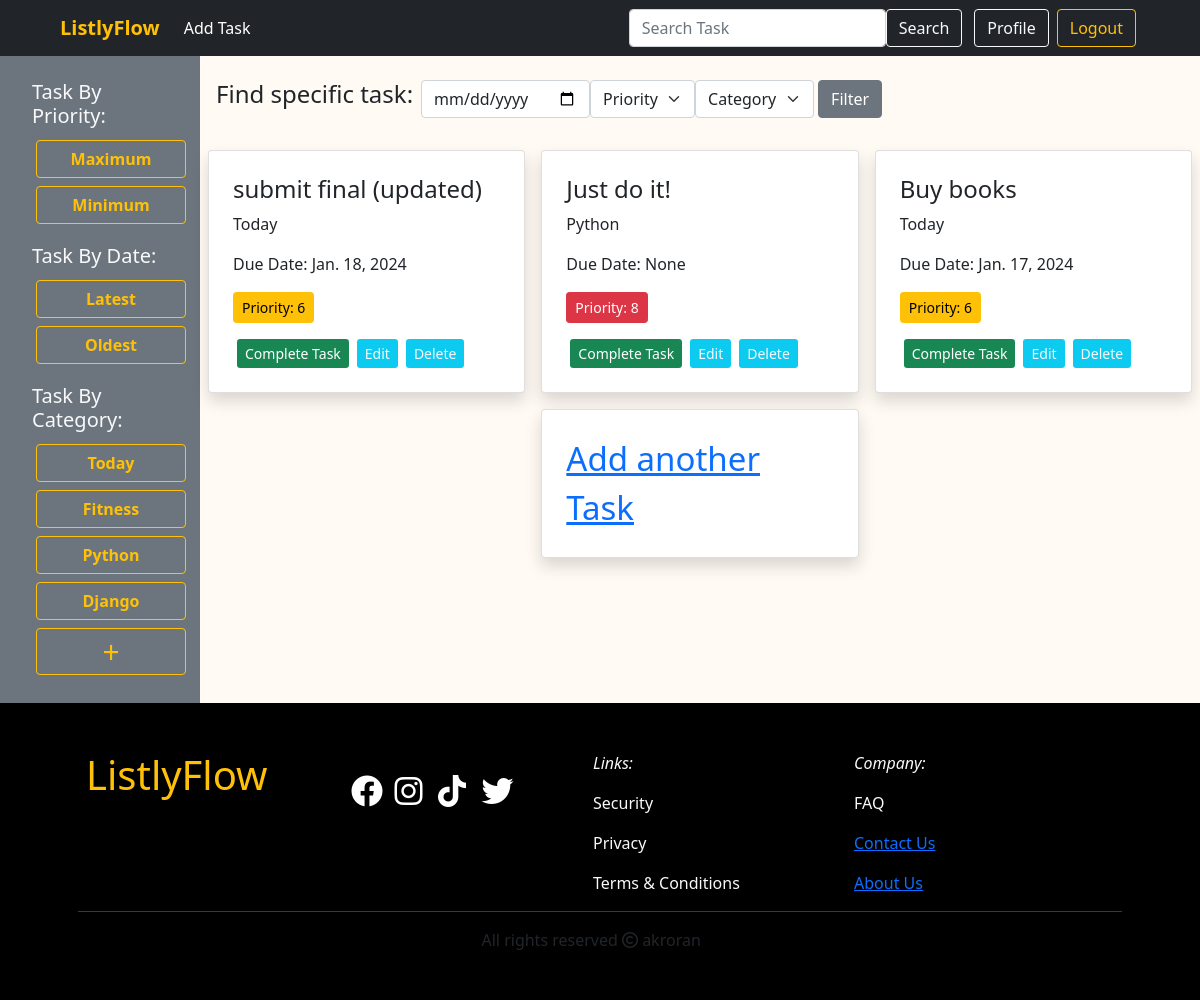
Page / (signed in) on the committed database.
### task/models.py (models this page shows, shortened)
class Category(models.Model):
    name = models.CharField(max_length=30)
    slug = AutoSlugField(populate_from='name', editable=True, always_update=True)
    def __str__(self):
        return self.name
    class Meta:
        verbose_name_plural = "Categories"

class Task(models.Model):
    title = models.CharField(max_length=250)
    description = models.TextField(blank=True, null=True)
    status = models.BooleanField(default=False)
    due_date = models.DateField(null=True, blank=True)
    priority = models.IntegerField(default=1, choices = [(0,'0'),(1,'1'),(2,'2'),(3,'3'),(4,'4'),(5,'5'),(6,'6'),(7,'7'),(8,'8')])
    category = models.ForeignKey(Category, on_delete=models.CASCADE,related_name='tasks')
    user = models.ForeignKey(User, on_delete=models.CASCADE, related_name='tasks')

### listlyflow/views.py (the view, shortened to what this page needs)
# urls.py: path('', views.home, name='home'),
def home(request, slug = None):
    form = TaskFilterForm()
    search = request.GET.get('search')
    if request.user.is_authenticated:
        user = request.user
        if slug is not None:
            category = Category.objects.get(slug=slug)
            data = Task.objects.filter(category=category, user=user).order_by('status')
        else:
            data = Task.objects.filter(user=user).order_by('status')
    else :
        data = {}
    categories = Category.objects.all()
    return render(request, 'home.html', {'data': data,'categories': categories, 'form': form})

### task/forms.py
class TaskFilterForm(forms.Form):
    date = forms.DateField(widget=forms.DateInput(attrs={'type': 'date'}), required=False)
    priority = forms.ChoiceField(choices = [( '','Priority'), (0,'0'),(1,'1'),(2,'2'),(3,'3'),(4,'4'),(5,'5'),(6,'6'),(7,'7'),(8,'8')], required=False)
    category = forms.ModelChoiceField(queryset=models.Category.objects.all(), empty_label='Category', required=False)

### templates/home.html (shortened to what this page needs)
{% extends "base.html" %}
{% load static %}
{% block css_link %}
<link rel="stylesheet" href="{% static "css/home.css" %}">
{% endblock css_link %}
{% block content %}
{% load crispy_forms_tags %}
{% if request.user.is_authenticated %}
<div class="d-flex flex-wrap">
  <div class="col-2 bg-secondary text-light p-4">
    <h5 class="text-light mx-2 mb-2">Task By Priority:</h5>
    <div class="ms-2 mb-3">
        <a class="btn btn-outline-warning m-1"
        style="width: 150px; font-weight: 600;"
        href="{% url "sort-priority" True %}">Maximum</a>
        <a class="btn btn-outline-warning m-1"
        style="width: 150px; font-weight: 600;"
        href="{% url "sort-priority" False %}">Minimum</a>
      </div>
    <h5 class="text-light mx-2 mb-2">Task By Date:</h5>
    <div class="ms-2 mb-3">
        <a class="btn btn-outline-warning m-1"
        style="width: 150px; font-weight: 600;"
        href="{% url "sort-date" False %}">Latest</a>
        <a class="btn btn-outline-warning m-1"
        style="width: 150px; font-weight: 600;"
        href="{% url "sort-date" True %}">Oldest</a>
      </div>
    <h5 class="text-light mx-2 mb-2">Task By Category:</h5>
    <div class="ms-2">
        {% for category in categories %}
          <a class="btn btn-outline-warning m-1"
          style="width: 150px; font-weight: 600;"
          href="{% url "sort-category" category.slug %}">{{ category.name }}</a>
          {% endfor %}
        </div>
    <div class="ms-2">
        <a class="btn btn-outline-warning m-1 p-0"
        style="width: 150px; font-weight: 500; font-size: 30px;"
        href="{% url "add-category" %}"> + </a>
  </div>
</div>
  <div class="col-10">
  <div class="d-flex m-3">
    <h4 class="mt-2">Find specific task:</h4>
    <form class="d-flex p-2" action="{% url "filter" %}">
      {% for f in form  %}
      <div>
        {{f}}
      </div>
      {% endfor %}
      <button class="btn btn-secondary mx-1" type="submit">Filter</button>
    </form>
  </div>
    <div
    class="d-flex flex-wrap justify-content-center" >
      {% for task in data %}
          <div class="col-md-4 d-flex align-items-stretch">
            <div class="card p-2 m-2 shadow w-100">
              <div class="card-body">
                <h4> {{task.title}} </h4>
                <p> {{task.category}} </p>
                <p> Due Date: {{task.due_date}} </p>
                {% if task.priority > 6 %}
                <p class="btn btn-sm btn-danger ">Priority: {{task.priority}} </p>
                {% elif task.priority > 4 %}
                <p class="btn btn-sm btn-warning">Priority: {{task.priority}} </p>
                {% else %}
                <p class="btn btn-sm btn-success">Priority: {{task.priority}} </p>
                {% endif %}
                <div class="d-flex ">
                    {% if task.status %}
                    <a class="btn-sm btn-secondary mx-1 text-decoration-none" disabled>Completed</a>
                    {% else %}
                    <a class="btn-sm btn-success mx-1 text-decoration-none" href="{% url "task-done" task.id %}">Complete Task</a>
                    {% endif %}
                    <a class="btn-sm btn-info mx-1 text-light text-decoration-none" href="{% url "edit-task" task.id %}">Edit</a>
                    <a class="btn-sm btn-info mx-1 text-light text-decoration-none" href="{% url "delete-task" task.id %}">Delete</a>
                </div>
              </div>
            </div>
          </div>
      {% endfor %}
      <div class="col-md-4 col-sm-6 d-flex align-items-stretch">
        <div class="card p-2 m-2 shadow w-100">
          <div class="card-body">
            <div class="d-flex align-items-center justify-content-center"
            style="font-size:33px">
                <a href="{% url "add-task" %}">Add another Task</a>
            </div>
          </div>
        </div>
      </div>
      </div>
  </div>
</div>
{% endif %}
{% endblock content %}

### static/css/home.css (style rules this page uses)
body { overflow-x: hidden; }

### rows in the picture
Category: name "Today"
Category: name "Fitness"
Category: name "Python"
Category: name "Django"
Task: title "submit final (updated)", category "Today", due_date "Jan. 18, 2024", priority "6", status "Complete Task"
Task: title "Just do it!", category "Python", due_date "None", priority "8", status "Complete Task"
Task: title "Buy books", category "Today", due_date "Jan. 17, 2024", priority "6", status "Complete Task"
